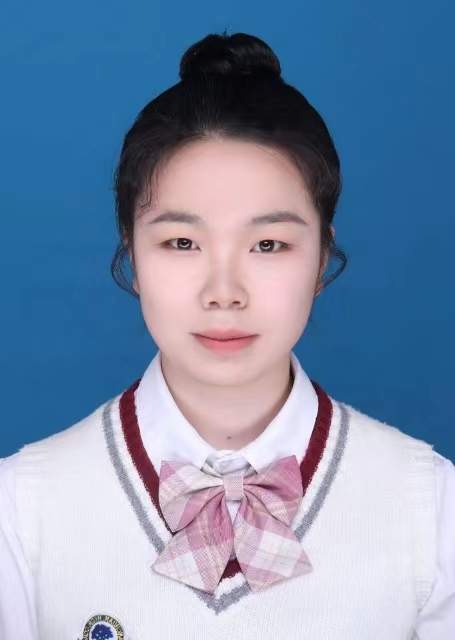
#> input picture 225-彭素华/第五周：边缘检测，相机模型/1.jpg, 455 x 640 px
$ python canny.py
#> lines starting #> are read from the running program, lines starting #| are printed output that depends on the picture
import cv2
import numpy as np

img = cv2.imread("1.jpg", 1)
#> img is the input picture: shape (640, 455, 3); mean B, G, R 171.6, 143.4, 124.2
gray = cv2.cvtColor(img, cv2.COLOR_BGR2GRAY)
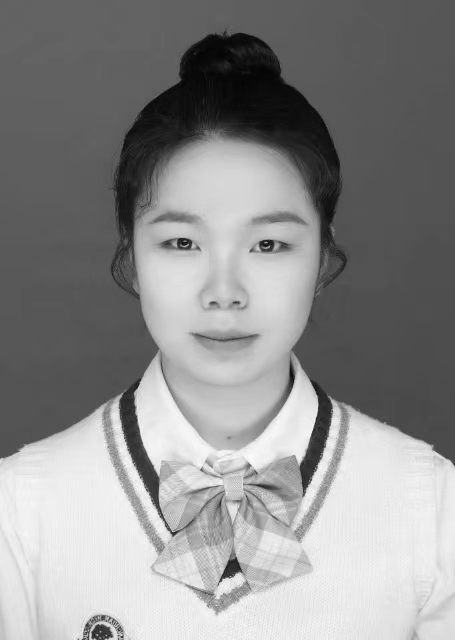
#> gray: shape (640, 455); min 0, max 252, mean 140.8

'''
调用cv2.Canny()的接口：
cv2.Canny(image, threshold1, threshold2[, edges[, apertureSize[, L2gradient ]]])
必要参数：
第一个参数是需要处理的原图像，该图像必须为单通道的灰度图；
第二个参数是阈值1；
第三个参数是阈值2。
'''

cv2.imshow("canny", cv2.Canny(gray, 200, 300))
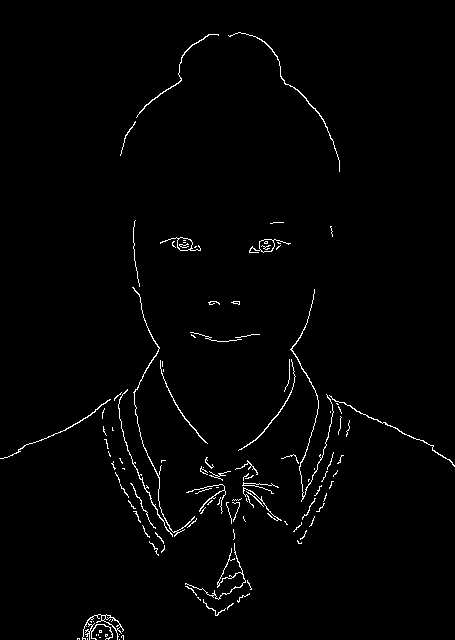
#> window 'canny': shape (640, 455); 1.5% white in thin lines or dots
cv2.waitKey(0)
cv2.destroyAllWindows()
